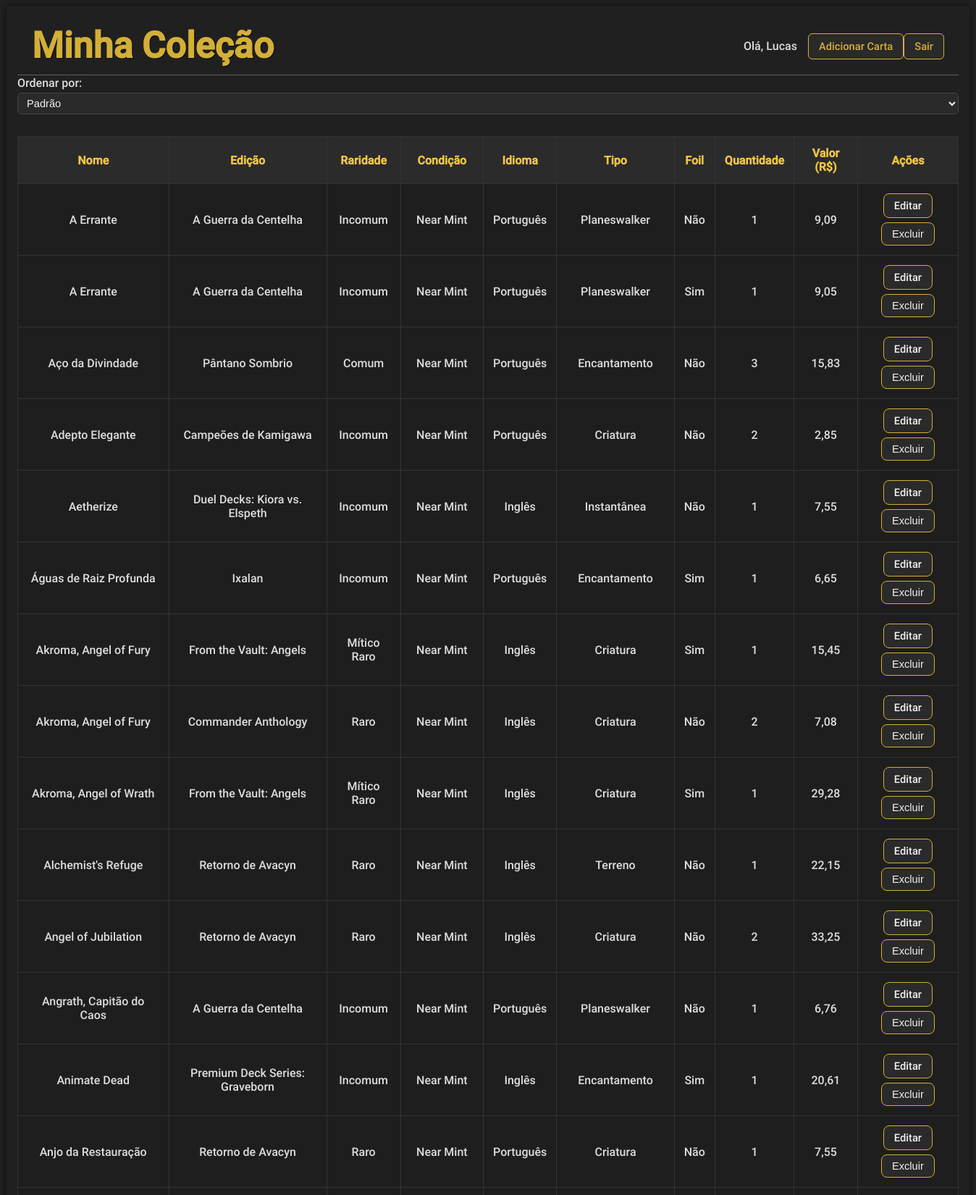
Screenshot of /colecao.php (signed in, upper part) with the database file from the repository.
### tables this page shows
CREATE TABLE IF NOT EXISTS `cartas` (
  `id` int NOT NULL AUTO_INCREMENT,
  `nome` varchar(100) DEFAULT NULL,
  `id_edicao` int DEFAULT NULL,
  `id_raridade` int DEFAULT NULL,
  `id_condicao` int DEFAULT NULL,
  `id_idioma` int DEFAULT NULL,
  `id_tipo` int DEFAULT NULL,
  `foil` tinyint(1) DEFAULT NULL,
  `valor` decimal(10,2) DEFAULT NULL,
  `quantidade` int NOT NULL DEFAULT '1',
  PRIMARY KEY (`id`),
  UNIQUE KEY `idx_carta_unica` (`nome`,`id_edicao`,`id_raridade`,`id_condicao`,`id_idioma`,`id_tipo`,`foil`),
  KEY `id_raridade` (`id_raridade`),
  KEY `id_condicao` (`id_condicao`),
  KEY `id_idioma` (`id_idioma`),
  KEY `id_tipo` (`id_tipo`),
  KEY `fk_cartas_edicoes` (`id_edicao`)
);

CREATE TABLE IF NOT EXISTS `edicoes` (
  `id` int NOT NULL AUTO_INCREMENT,
  `codigo` varchar(10) DEFAULT NULL,
  `nome_en` varchar(255) DEFAULT NULL,
  `nome_pt` varchar(255) DEFAULT NULL,
  PRIMARY KEY (`id`)
);

CREATE TABLE IF NOT EXISTS `raridades` (
  `id` int NOT NULL AUTO_INCREMENT,
  `nome` varchar(20) DEFAULT NULL,
  PRIMARY KEY (`id`)
);

CREATE TABLE IF NOT EXISTS `condicao` (
  `id` int NOT NULL AUTO_INCREMENT,
  `nome` varchar(30) DEFAULT NULL,
  `codigo` varchar(10) DEFAULT NULL,
  PRIMARY KEY (`id`)
);

CREATE TABLE IF NOT EXISTS `idiomas` (
  `id` int NOT NULL AUTO_INCREMENT,
  `nome` varchar(30) DEFAULT NULL,
  PRIMARY KEY (`id`)
);

CREATE TABLE IF NOT EXISTS `tipos` (
  `id` int NOT NULL AUTO_INCREMENT,
  `nome` varchar(30) DEFAULT NULL,
  PRIMARY KEY (`id`)
);

### infrastructure/database/PDOConnection.php (called while the page is built, shortened)
<?php
class PDOConnection
{
    private static ?PDO $instance = null;
    public static function get(): PDO
    {
        if (self::$instance === null) {
            try {
                self::$instance = new PDO(
                    "mysql:host=localhost;dbname=acervo;charset=utf8",
                    "root",
                    "",
                    [
                        PDO::ATTR_ERRMODE => PDO::ERRMODE_EXCEPTION,
                        PDO::ATTR_DEFAULT_FETCH_MODE => PDO::FETCH_ASSOC
                    ]
                );
            } catch (PDOException $e) {
                throw new \RuntimeException("Erro ao conectar no banco");
            }
        }
        return self::$instance;
    }
}

### Http/Controller/CartaController.php (called while the page is built, shortened)
<?php
class CartaController
{
    private CartaRepositoryInterface $repository;
    public function __construct()
    {
        $this->repository = new CartaRepositoryPDO();
    }
public function listar(array $query = []): array
{
    $ordem = $query['ordem'] ?? null;
    $service = new ListarCartasService($this->repository);
    return $service->executar($ordem);
}
}

### infrastructure/Repository/CartaRepositoryPDO.php (called while the page is built, shortened)
<?php
class CartaRepositoryPDO implements CartaRepositoryInterface
{
    private \PDO $pdo;
    public function __construct()
    {
        $this->pdo = PDOConnection::get();
    }
    public function listar(?string $ordem = null): array
{
    $orderBy = match ($ordem) {
        'valor_asc'  => 'c.valor ASC',
        'valor_desc' => 'c.valor DESC',
        'nome_desc'  => 'c.nome DESC',
        default      => 'c.nome ASC',
    };
    $sql = "
        SELECT
            c.id,
            c.nome,
            e.nome_pt   AS edicao,
            r.nome      AS raridade,
            co.nome     AS condicao,
            i.nome      AS idioma,
            t.nome      AS tipo,
            c.foil,
            c.quantidade,
            c.valor
        FROM cartas c
        JOIN edicoes   e  ON e.id  = c.id_edicao
        JOIN raridades r  ON r.id  = c.id_raridade
        JOIN condicao  co ON co.id = c.id_condicao
        JOIN idiomas   i  ON i.id  = c.id_idioma
        JOIN tipos     t  ON t.id  = c.id_tipo
        ORDER BY {$orderBy}
    ";
    $stmt = $this->pdo->query($sql);
    return $stmt->fetchAll(\PDO::FETCH_ASSOC);
}
}
?>

### Application/Service/ListarCartasService.php (called while the page is built, shortened)
<?php
class ListarCartasService
{
    public function executar(?string $ordem = null): array
    {
        $cartas = $this->repository->listar($ordem);
        $resultado = [];
        $total = 0.0;
        foreach ($cartas as $carta) {
            $valor = (float) ($carta['valor'] ?? 0);
            $quantidade = (int) ($carta['quantidade'] ?? 0);
            $subtotal = $valor * $quantidade;
            $total += $subtotal;
            $resultado[] = [
                'id'         => (int) $carta['id'],
                'nome'       => $carta['nome'],
                'edicao'     => $carta['edicao'],
                'raridade'   => $carta['raridade'],
                'condicao'   => $carta['condicao'],
                'idioma'     => $carta['idioma'],
                'tipo'       => $carta['tipo'],
                'foil'       => (bool) $carta['foil'],
                'quantidade' => $quantidade,
                'valor'      => $valor,
                'subtotal'   => $subtotal,
            ];
        }
        return [
            'cartas' => $resultado,
            'total'  => $total
        ];
    }
}

### colecao.php (the view, shortened to what this page needs)
<?php
$controller = new CartaController();
try {
    $ordem = $_GET['ordem'] ?? null;
    $resultado = $controller->listar(['ordem' => $ordem]);
    $cartas = $resultado['cartas'];
} catch (Throwable $e) {
    die($e->getMessage());
}
?>
<!DOCTYPE html>
<html lang="pt-br">
<head>
    <link rel="stylesheet" href="_css/estilo.css">
</head>
<body>
<div id="interface">
<header id="cabecalho">
    <h1>Minha Coleção</h1>
     <nav id="menu">
        <ul>
            <li>Olá, <?= $_SESSION['usuario_nome'] ?></li>
            <li>
                <a href="<?= BASE_URL ?>/index.php" class="botao">
                Adicionar Carta
                </a>
            </li>
        </ul>
        <ul>
            <li><a href="<?= BASE_URL ?>/logout.php" class="botao">Sair</a></li>
        </ul>
</header>
<main>
<?php if (empty($cartas)): ?>
    <h2>Nenhuma carta cadastrada ainda.</h2>
<?php else: ?>
<form method="get">
    <label class="campoTitulo">Ordenar por:</label>
    <select name="ordem" onchange="this.form.submit()">
        <option value="">Padrão</option>
    </select>
</form>
<div class="tabela-container">
<table id="lista_cartas" border="1" cellpadding="8">
    <thead>
        <tr>
            <th>Nome</th>
            <th>Edição</th>
            <th>Raridade</th>
            <th>Condição</th>
            <th>Idioma</th>
            <th>Tipo</th>
            <th>Foil</th>
            <th>Quantidade</th>
            <th>Valor (R$)</th>
            <th>Ações</th>
        </tr>
    </thead>
    <tbody>
    <?php foreach ($cartas as $carta): ?>
        <tr>
            <td><?= htmlspecialchars($carta['nome'] ?? '') ?></td>
            <td><?= htmlspecialchars($carta['edicao']) ?></td>
            <td><?= htmlspecialchars($carta['raridade']) ?></td>
            <td><?= htmlspecialchars($carta['condicao']) ?></td>
            <td><?= htmlspecialchars($carta['idioma']) ?></td>
            <td><?= htmlspecialchars($carta['tipo']) ?></td>
            <td><?= $carta['foil'] ? 'Sim' : 'Não' ?></td>
            <td><?= (int)$carta['quantidade'] ?></td>
            <td><?= number_format((float)($carta['valor'] ?? 0), 2, ',', '.') ?></td>
            <td>
                <div class="acoes">
                <a href="<?= BASE_URL ?>/editar_carta.php?id=<?= (int)$carta['id'] ?>" class="botao">
                    Editar
                </a>
                <form   method="post"
                        class="form-excluir"
                        onsubmit="return confirm('Tem certeza que deseja excluir esta carta?');">
                        <button type="submit" class="botao botao-excluir">Excluir</button>
                </form>
                </div>
            </td>
        </tr>
    <?php endforeach; ?>
    </tbody>
</table>
</div>
<?php endif; ?>
</main>
</div>
</body>
</html>

### _css/estilo.css (style rules this page uses)
body { background-color: #202020; color: #dddddd; font-family: 'Roboto', sans-serif; }
div#interface { width: 1300px; margin: 0 auto; background-color: #202020; box-shadow: 0px 0px 10px rgba(0,0,0,0.5); padding: 15px; overflow: visible; }
a { color: #fff; text-decoration: none; }
header#cabecalho { display: flex; justify-content: space-between; align-items: center; border-bottom: 1px solid #606060; height: 80px; padding: 0 20px; position: sticky; top: 0; z-index: 100; background-color: #202020; }
header#cabecalho h1 { font-size: 50px; color: #d4af37; text-shadow: 1px 1px 1px rgba(0,0,0,0.6); margin: 0; }
h1 { font-size: 25px; }
nav#menu { display: flex; align-items: center; }
nav#menu ul { display: flex; gap: 15px; list-style: none; margin: 0; padding: 0; }
nav#menu a { border: 1px solid #d4af37; color: #d4af37; padding: 8px 14px; border-radius: 6px; transition: all 0.3s ease; }
.campoTitulo { font-size: 16px; margin-top: 1px; margin-bottom: 1px; display: block; }
form input, form select { display: block; width: 100%; margin: 4px 0 5px 0; padding: 5px 8px; background-color: #2a2a2a; color: #f0f0f0; border: 1px solid #444; border-radius: 5px; font-size: 11pt; box-sizing: border-box; }
.botao { background-color: #2a2a2a; color: #f0f0f0; border: 1px solid #d4af37; padding: 7px 14px; font-size: 11pt; border-radius: 8px; cursor: pointer; transition: all 0.2s ease; }
#lista_cartas { width: 100%; margin-top: 25px; border-collapse: collapse; background-color: #1e1e1e; }
#lista_cartas th, #lista_cartas td { border: 1px solid #333; padding: 13px; text-align: center; }
#lista_cartas th { background-color: #2b2b2b; color: #f5c542; }
.tabela-container { width: 100%; overflow-x: auto; }
.acoes { display: flex; gap: 6px; justify-content: center; align-items: center; flex-wrap: wrap; }
.acoes form { margin: 0; }
.form-excluir { display: inline-block; }

### rows the page displays
cartas: nome "A Errante", edicoes.nome_pt "A Guerra da Centelha", id_raridade.nome "Incomum", id_condicao.nome "Near Mint", id_idioma.nome "Português", id_tipo.nome "Planeswalker", foil "Não", quantidade "1", valor "9,09"
cartas: nome "A Errante", edicoes.nome_pt "A Guerra da Centelha", id_raridade.nome "Incomum", id_condicao.nome "Near Mint", id_idioma.nome "Português", id_tipo.nome "Planeswalker", foil "Sim", quantidade "1", valor "9,05"
cartas: nome "Aço da Divindade", edicoes.nome_pt "Pântano Sombrio", id_raridade.nome "Comum", id_condicao.nome "Near Mint", id_idioma.nome "Português", id_tipo.nome "Encantamento", foil "Não", quantidade "3", valor "15,83"
cartas: nome "Adepto Elegante", edicoes.nome_pt "Campeões de Kamigawa", id_raridade.nome "Incomum", id_condicao.nome "Near Mint", id_idioma.nome "Português", id_tipo.nome "Criatura", foil "Não", quantidade "2", valor "2,85"
cartas: nome "Aetherize", edicoes.nome_pt "Duel Decks: Kiora vs. Elspeth", id_raridade.nome "Incomum", id_condicao.nome "Near Mint", id_idioma.nome "Inglês", id_tipo.nome "Instantânea", foil "Não", quantidade "1", valor "7,55"
cartas: nome "Águas de Raiz Profunda", edicoes.nome_pt "Ixalan", id_raridade.nome "Incomum", id_condicao.nome "Near Mint", id_idioma.nome "Português", id_tipo.nome "Encantamento", foil "Sim", quantidade "1", valor "6,65"
cartas: nome "Akroma, Angel of Fury", edicoes.nome_pt "From the Vault: Angels", id_raridade.nome "Mítico Raro", id_condicao.nome "Near Mint", id_idioma.nome "Inglês", id_tipo.nome "Criatura", foil "Sim", quantidade "1", valor "15,45"
cartas: nome "Akroma, Angel of Fury", edicoes.nome_pt "Commander Anthology", id_raridade.nome "Raro", id_condicao.nome "Near Mint", id_idioma.nome "Inglês", id_tipo.nome "Criatura", foil "Não", quantidade "2", valor "7,08"
cartas: nome "Akroma, Angel of Wrath", edicoes.nome_pt "From the Vault: Angels", id_raridade.nome "Mítico Raro", id_condicao.nome "Near Mint", id_idioma.nome "Inglês", id_tipo.nome "Criatura", foil "Sim", quantidade "1", valor "29,28"
cartas: nome "Alchemist's Refuge", edicoes.nome_pt "Retorno de Avacyn", id_raridade.nome "Raro", id_condicao.nome "Near Mint", id_idioma.nome "Inglês", id_tipo.nome "Terreno", foil "Não", quantidade "1", valor "22,15"
cartas: nome "Angel of Jubilation", edicoes.nome_pt "Retorno de Avacyn", id_raridade.nome "Raro", id_condicao.nome "Near Mint", id_idioma.nome "Inglês", id_tipo.nome "Criatura", foil "Não", quantidade "2", valor "33,25"
cartas: nome "Angrath, Capitão do Caos", edicoes.nome_pt "A Guerra da Centelha", id_raridade.nome "Incomum", id_condicao.nome "Near Mint", id_idioma.nome "Português", id_tipo.nome "Planeswalker", foil "Não", quantidade "1", valor "6,76"
cartas: nome "Animate Dead", edicoes.nome_pt "Premium Deck Series: Graveborn", id_raridade.nome "Incomum", id_condicao.nome "Near Mint", id_idioma.nome "Inglês", id_tipo.nome "Encantamento", foil "Sim", quantidade "1", valor "20,61"
cartas: nome "Anjo da Restauração", edicoes.nome_pt "Retorno de Avacyn", id_raridade.nome "Raro", id_condicao.nome "Near Mint", id_idioma.nome "Português", id_tipo.nome "Criatura", foil "Não", quantidade "1", valor "7,55"

### other values shown
$_SESSION['usuario_nome'] "Lucas"
